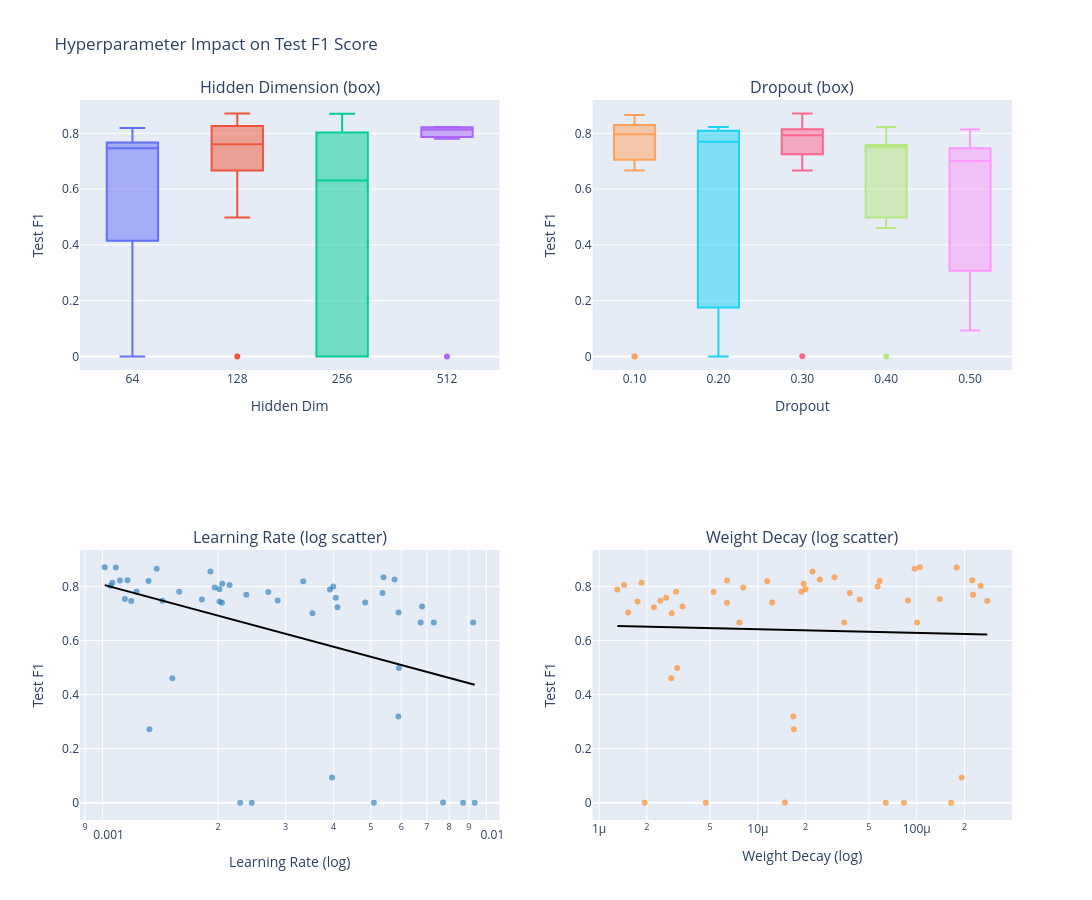

Notebook cell for this chart:
### Code cell
# Visualize hyperparameter impact
print("\n📊 Generating hyperparameter analysis visualizations...")

# 1. Impact of each hyperparameter on Test F1 (fixed for continuous params)
fig_hparam_impact = make_subplots(
    rows=2, cols=2,
    subplot_titles=(
        'Hidden Dimension (box)',
        'Dropout (box)',
        'Learning Rate (log scatter)',
        'Weight Decay (log scatter)'
    ),
    specs=[[{'type': 'box'}, {'type': 'box'}],
           [{'type': 'scatter'}, {'type': 'scatter'}]]
)

# Hidden Dimension (categorical)
for hidden_dim in sorted(hparam_df['hidden_dim'].unique()):
    data = hparam_df[hparam_df['hidden_dim'] == hidden_dim]['test_f1']
    fig_hparam_impact.add_trace(
        go.Box(y=data, name=str(hidden_dim), showlegend=False),
        row=1, col=1
    )

# Dropout (categorical)
for dropout in sorted(hparam_df['dropout'].unique()):
    data = hparam_df[hparam_df['dropout'] == dropout]['test_f1']
    fig_hparam_impact.add_trace(
        go.Box(y=data, name=f"{dropout:.2f}", showlegend=False),
        row=1, col=2
    )

# Learning Rate (continuous)
lr = hparam_df['learning_rate'].values
f1_lr = hparam_df['test_f1'].values
fig_hparam_impact.add_trace(
    go.Scatter(x=lr, y=f1_lr, mode='markers',
               marker=dict(size=6, opacity=0.6, color='#1f77b4'),
               showlegend=False),
    row=2, col=1
)
# Trendline on log10(lr)
if len(lr) > 1:
    lr_log = np.log10(lr)
    m, b = np.polyfit(lr_log, f1_lr, 1)
    lr_line = np.logspace(lr_log.min(), lr_log.max(), 100)
    f1_line = m * np.log10(lr_line) + b
    fig_hparam_impact.add_trace(
        go.Scatter(x=lr_line, y=f1_line, mode='lines',
                   line=dict(color='black', width=2),
                   showlegend=False),
        row=2, col=1
    )

# Weight Decay (continuous)
wd = hparam_df['weight_decay'].values
f1_wd = hparam_df['test_f1'].values
fig_hparam_impact.add_trace(
    go.Scatter(x=wd, y=f1_wd, mode='markers',
               marker=dict(size=6, opacity=0.6, color='#ff7f0e'),
               showlegend=False),
    row=2, col=2
)
# Trendline on log10(wd)
if len(wd) > 1:
    wd_log = np.log10(wd)
    m, b = np.polyfit(wd_log, f1_wd, 1)
    wd_line = np.logspace(wd_log.min(), wd_log.max(), 100)
    f1_line = m * np.log10(wd_line) + b
    fig_hparam_impact.add_trace(
        go.Scatter(x=wd_line, y=f1_line, mode='lines',
                   line=dict(color='black', width=2),
                   showlegend=False),
        row=2, col=2
    )

fig_hparam_impact.update_yaxes(title_text="Test F1", row=1, col=1)
fig_hparam_impact.update_yaxes(title_text="Test F1", row=1, col=2)
fig_hparam_impact.update_yaxes(title_text="Test F1", row=2, col=1)
fig_hparam_impact.update_yaxes(title_text="Test F1", row=2, col=2)
fig_hparam_impact.update_xaxes(title_text="Hidden Dim", row=1, col=1)
fig_hparam_impact.update_xaxes(title_text="Dropout", row=1, col=2)
fig_hparam_impact.update_xaxes(title_text="Learning Rate (log)", type='log', row=2, col=1)
fig_hparam_impact.update_xaxes(title_text="Weight Decay (log)", type='log', row=2, col=2)

fig_hparam_impact.update_layout(
    height=900,
    width=1500,
    title_text="Hyperparameter Impact on Test F1 Score",
    showlegend=False
)

fig_hparam_impact.write_html(str(hparam_search_dir / "hyperparameter_impact.html"))
fig_hparam_impact.show()

print("✅ Saved: hyperparameter_impact.html")

# 2. Top 10 configurations comparison
fig_top10 = go.Figure()

top_10 = hparam_df_sorted.head(10)
colors_gradient = ['#2ca02c', '#3cb043', '#4cc05a', '#5cd071', '#6ce088',
                   '#7cf09f', '#8cffb6', '#9cffcd', '#acffe4', '#bcfffb']

for idx, (_, row) in enumerate(top_10.iterrows()):
    exp_short = row['experiment'].replace('hgnn_', '')
    fig_top10.add_trace(go.Bar(
        x=['F1', 'ROC-AUC', 'Accuracy', 'Precision', 'Recall'],
        y=[row['test_f1'], row['test_roc_auc'], row['test_accuracy'],
           row['test_precision'], row['test_recall']],
        name=f"#{idx+1}: {exp_short[:30]}...",
        marker=dict(color=colors_gradient[idx])
    ))

fig_top10.update_layout(
    title="Top 10 HGNN Configurations - Test Metrics",
    barmode='group',
    height=600,
    width=1400,
    yaxis_title="Score",
    yaxis=dict(range=[0, 1]),
    legend=dict(orientation="v", x=1.01, y=1)
)

fig_top10.write_html(str(hparam_search_dir / "top10_comparison.html"))
fig_top10.show()

print("✅ Saved: top10_comparison.html")

# 3. Heatmap: Learning Rate vs Hidden Dimension (Test F1)
pivot_lr_hidden = hparam_df.pivot_table(
    values='test_f1',
    index='learning_rate',
    columns='hidden_dim',
    aggfunc='mean'
)

fig_heatmap = go.Figure(data=go.Heatmap(
    z=pivot_lr_hidden.values,
    x=[str(c) for c in pivot_lr_hidden.columns],
    y=[f"{lr:.0e}" for lr in pivot_lr_hidden.index],
    colorscale='Viridis',
    text=np.round(pivot_lr_hidden.values, 4),
    texttemplate='%{text}',
    textfont={"size": 12},
    colorbar=dict(title="Test F1")
))

fig_heatmap.update_layout(
    title="Learning Rate vs Hidden Dimension (Average Test F1)",
    xaxis_title="Hidden Dimension",
    yaxis_title="Learning Rate",
    height=500,
    width=800
)

fig_heatmap.write_html(str(hparam_search_dir / "lr_hidden_heatmap.html"))
fig_heatmap.show()

print("✅ Saved: lr_hidden_heatmap.html")

print("\n✅ All hyperparameter analysis visualizations completed!")

### Figure 1 — Plotly figure (JSON) as saved in the notebook; plotly's stock layout.template omitted (floating-point values rounded to 4 significant figures)
{"data": [{"name": "64", "showlegend": false, "type": "box", "xaxis": "x", "y": [0.7901, 0.8102, 0.78, 0.7697, 0.8191, 0.7541, 0.7516, 0.7484, 0.7041, 0.747, 0.758, 0.7406, 0.7232, 0.7264, 0.3188, 0.2715, 0.09312, 0.0, 0.0006601], "yaxis": "y"}, {"name": "128", "showlegend": false, "type": "box", "xaxis": "x", "y": [0.8711, 0.8659, 0.8555, 0.7966, 0.8343, 0.8259, 0.781, 0.789, 0.7399, 0.7446, 0.746, 0.7756, 0.7014, 0.4981, 0.6667, 0.6667, 0.6667, 0.0], "yaxis": "y"}, {"name": "256", "showlegend": false, "type": "box", "xaxis": "x", "y": [0.8705, 0.8026, 0.8003, 0.4609, 0.0, 0.0], "yaxis": "y"}, {"name": "512", "showlegend": false, "type": "box", "xaxis": "x", "y": [0.8224, 0.8227, 0.8137, 0.8199, 0.7806, 0.8058, 0.0], "yaxis": "y"}, {"name": "0.10", "showlegend": false, "type": "box", "xaxis": "x2", "y": [0.8659, 0.8555, 0.8026, 0.8343, 0.8259, 0.7806, 0.7901, 0.8058, 0.7446, 0.6667, 0.0, 0.0], "yaxis": "y2"}, {"name": "0.20", "showlegend": false, "type": "box", "xaxis": "x2", "y": [0.8227, 0.78, 0.7697, 0.8191, 0.7041, 0.0, 0.0], "yaxis": "y2"}, {"name": "0.30", "showlegend": false, "type": "box", "xaxis": "x2", "y": [0.8705, 0.8711, 0.8199, 0.7966, 0.781, 0.8102, 0.8003, 0.789, 0.7232, 0.7264, 0.6667, 0.0006601], "yaxis": "y2"}, {"name": "0.40", "showlegend": false, "type": "box", "xaxis": "x2", "y": [0.8224, 0.7541, 0.7399, 0.7516, 0.7756, 0.7484, 0.758, 0.4981, 0.4609, 0.0], "yaxis": "y2"}, {"name": "0.50", "showlegend": false, "type": "box", "xaxis": "x2", "y": [0.8137, 0.746, 0.747, 0.7014, 0.7406, 0.6667, 0.3188, 0.2715, 0.09312], "yaxis": "y2"}, {"marker": {"color": "#1f77b4", "opacity": 0.6, "size": 6}, "mode": "markers", "showlegend": false, "type": "scatter", "x": [0.001082, 0.001013, 0.001383, 0.00191, 0.00111, 0.001162, 0.00106, 0.001317, 0.001049, 0.001959, 0.005395, 0.005765, 0.001226, 0.001584, 0.002015, 0.00205, 0.003991, 0.002704, 0.002369, 0.003912, 0.003332, 0.002142, 0.001143, 0.002046, 0.002017, 0.001187, 0.001815, 0.005365, 0.002858, 0.005906, 0.001432, 0.004051, 0.003521, 0.004833, 0.004091, 0.006799, 0.005919, 0.009239, 0.007296, 0.006741, 0.00152, 0.005902, 0.001324, 0.003962, 0.009324, 0.0087, 0.002447, 0.005092, 0.002283, 0.007713], "xaxis": "x3", "y": [0.8705, 0.8711, 0.8659, 0.8555, 0.8224, 0.8227, 0.8137, 0.8199, 0.8026, 0.7966, 0.8343, 0.8259, 0.781, 0.7806, 0.7901, 0.8102, 0.8003, 0.78, 0.7697, 0.789, 0.8191, 0.8058, 0.7541, 0.7399, 0.7446, 0.746, 0.7516, 0.7756, 0.7484, 0.7041, 0.747, 0.758, 0.7014, 0.7406, 0.7232, 0.7264, 0.4981, 0.6667, 0.6667, 0.6667, 0.4609, 0.3188, 0.2715, 0.09312, 0.0, 0.0, 0.0, 0.0, 0.0, 0.0006601], "yaxis": "y3"}, {"line": {"color": "black", "width": 2}, "mode": "lines", "showlegend": false, "type": "scatter", "x": [0.001013, 0.001036, 0.001059, 0.001083, 0.001108, 0.001133, 0.001159, 0.001185, 0.001212, 0.001239, 0.001267, 0.001296, 0.001325, 0.001356, 0.001386, 0.001418, 0.00145, 0.001483, 0.001516, 0.001551, 0.001586, 0.001622, 0.001659, 0.001696, 0.001735, 0.001774, 0.001814, 0.001855, 0.001898, 0.001941, 0.001985, 0.00203, 0.002076, 0.002123, 0.002171, 0.00222, 0.00227, 0.002322, 0.002374, 0.002428, 0.002483, 0.00254, 0.002597, 0.002656, 0.002716, 0.002778, 0.002841, 0.002905, 0.002971, 0.003039, 0.003108, 0.003178, 0.00325, 0.003324, 0.003399, 0.003476, 0.003555, 0.003636, 0.003718, 0.003802, 0.003889, 0.003977, 0.004067, 0.004159, 0.004254, 0.00435, 0.004449, 0.00455, 0.004653, 0.004758, 0.004866, 0.004976, 0.005089, 0.005205, 0.005323, 0.005443, 0.005567, 0.005693, 0.005822, 0.005954, 0.006089, 0.006227, 0.006369, 0.006513, 0.006661, 0.006812, 0.006966, 0.007124, 0.007286, 0.007451, 0.00762, 0.007793, 0.007969, 0.00815, 0.008335, 0.008524, 0.008717, 0.008915, 0.009117, 0.009324], "xaxis": "x3", "y": [0.805, 0.8013, 0.7976, 0.7938, 0.7901, 0.7864, 0.7827, 0.779, 0.7752, 0.7715, 0.7678, 0.7641, 0.7603, 0.7566, 0.7529, 0.7492, 0.7454, 0.7417, 0.738, 0.7343, 0.7305, 0.7268, 0.7231, 0.7194, 0.7157, 0.7119, 0.7082, 0.7045, 0.7008, 0.697, 0.6933, 0.6896, 0.6859, 0.6821, 0.6784, 0.6747, 0.671, 0.6673, 0.6635, 0.6598, 0.6561, 0.6524, 0.6486, 0.6449, 0.6412, 0.6375, 0.6337, 0.63, 0.6263, 0.6226, 0.6188, 0.6151, 0.6114, 0.6077, 0.604, 0.6002, 0.5965, 0.5928, 0.5891, 0.5853, 0.5816, 0.5779, 0.5742, 0.5704, 0.5667, 0.563, 0.5593, 0.5555, 0.5518, 0.5481, 0.5444, 0.5407, 0.5369, 0.5332, 0.5295, 0.5258, 0.522, 0.5183, 0.5146, 0.5109, 0.5071, 0.5034, 0.4997, 0.496, 0.4923, 0.4885, 0.4848, 0.4811, 0.4774, 0.4736, 0.4699, 0.4662, 0.4625, 0.4587, 0.455, 0.4513, 0.4476, 0.4438, 0.4401, 0.4364], "yaxis": "y3"}, {"marker": {"color": "#ff7f0e", "opacity": 0.6, "size": 6}, "mode": "markers", "showlegend": false, "type": "scatter", "x": [0.0001789, 0.0001047, 9.708e-05, 2.21e-05, 6.396e-06, 0.0002241, 1.85e-06, 5.845e-05, 0.0002527, 8.082e-06, 3.041e-05, 2.457e-05, 3.058e-06, 1.879e-05, 1.995e-05, 1.942e-05, 5.675e-05, 5.265e-06, 0.0002265, 1.303e-06, 1.146e-05, 1.437e-06, 0.0001398, 6.39e-06, 1.746e-06, 0.0002784, 4.377e-05, 3.796e-05, 8.81e-05, 1.526e-06, 2.435e-06, 2.645e-06, 2.87e-06, 1.231e-05, 2.216e-06, 3.357e-06, 3.106e-06, 0.0001006, 3.499e-05, 7.651e-06, 2.847e-06, 1.672e-05, 1.685e-05, 0.0001921, 8.32e-05, 0.0001647, 4.701e-06, 6.395e-05, 1.937e-06, 1.478e-05], "xaxis": "x4", "y": [0.8705, 0.8711, 0.8659, 0.8555, 0.8224, 0.8227, 0.8137, 0.8199, 0.8026, 0.7966, 0.8343, 0.8259, 0.781, 0.7806, 0.7901, 0.8102, 0.8003, 0.78, 0.7697, 0.789, 0.8191, 0.8058, 0.7541, 0.7399, 0.7446, 0.746, 0.7516, 0.7756, 0.7484, 0.7041, 0.747, 0.758, 0.7014, 0.7406, 0.7232, 0.7264, 0.4981, 0.6667, 0.6667, 0.6667, 0.4609, 0.3188, 0.2715, 0.09312, 0.0, 0.0, 0.0, 0.0, 0.0, 0.0006601], "yaxis": "y4"}, {"line": {"color": "black", "width": 2}, "mode": "lines", "showlegend": false, "type": "scatter", "x": [1.303e-06, 1.376e-06, 1.453e-06, 1.533e-06, 1.619e-06, 1.709e-06, 1.804e-06, 1.904e-06, 2.011e-06, 2.122e-06, 2.241e-06, 2.365e-06, 2.497e-06, 2.636e-06, 2.783e-06, 2.938e-06, 3.101e-06, 3.274e-06, 3.456e-06, 3.649e-06, 3.852e-06, 4.066e-06, 4.293e-06, 4.532e-06, 4.784e-06, 5.051e-06, 5.332e-06, 5.629e-06, 5.942e-06, 6.273e-06, 6.622e-06, 6.991e-06, 7.38e-06, 7.791e-06, 8.225e-06, 8.683e-06, 9.166e-06, 9.676e-06, 1.022e-05, 1.078e-05, 1.138e-05, 1.202e-05, 1.269e-05, 1.339e-05, 1.414e-05, 1.493e-05, 1.576e-05, 1.664e-05, 1.756e-05, 1.854e-05, 1.957e-05, 2.066e-05, 2.181e-05, 2.303e-05, 2.431e-05, 2.566e-05, 2.709e-05, 2.86e-05, 3.019e-05, 3.187e-05, 3.365e-05, 3.552e-05, 3.75e-05, 3.958e-05, 4.179e-05, 4.411e-05, 4.657e-05, 4.916e-05, 5.19e-05, 5.479e-05, 5.784e-05, 6.106e-05, 6.446e-05, 6.805e-05, 7.184e-05, 7.584e-05, 8.006e-05, 8.452e-05, 8.922e-05, 9.419e-05, 9.944e-05, 0.000105, 0.0001108, 0.000117, 0.0001235, 0.0001304, 0.0001376, 0.0001453, 0.0001534, 0.0001619, 0.0001709, 0.0001805, 0.0001905, 0.0002011, 0.0002123, 0.0002241, 0.0002366, 0.0002498, 0.0002637, 0.0002784], "xaxis": "x4", "y": [0.6536, 0.6533, 0.653, 0.6527, 0.6523, 0.652, 0.6517, 0.6514, 0.6511, 0.6508, 0.6505, 0.6501, 0.6498, 0.6495, 0.6492, 0.6489, 0.6486, 0.6483, 0.6479, 0.6476, 0.6473, 0.647, 0.6467, 0.6464, 0.6461, 0.6457, 0.6454, 0.6451, 0.6448, 0.6445, 0.6442, 0.6439, 0.6435, 0.6432, 0.6429, 0.6426, 0.6423, 0.642, 0.6417, 0.6414, 0.641, 0.6407, 0.6404, 0.6401, 0.6398, 0.6395, 0.6392, 0.6388, 0.6385, 0.6382, 0.6379, 0.6376, 0.6373, 0.637, 0.6366, 0.6363, 0.636, 0.6357, 0.6354, 0.6351, 0.6348, 0.6344, 0.6341, 0.6338, 0.6335, 0.6332, 0.6329, 0.6326, 0.6322, 0.6319, 0.6316, 0.6313, 0.631, 0.6307, 0.6304, 0.6301, 0.6297, 0.6294, 0.6291, 0.6288, 0.6285, 0.6282, 0.6279, 0.6275, 0.6272, 0.6269, 0.6266, 0.6263, 0.626, 0.6257, 0.6253, 0.625, 0.6247, 0.6244, 0.6241, 0.6238, 0.6235, 0.6231, 0.6228, 0.6225], "yaxis": "y4"}], "layout": {"annotations": [{"font": {"size": 16}, "showarrow": false, "text": "Hidden Dimension (box)", "x": 0.225, "xanchor": "center", "xref": "paper", "y": 1, "yanchor": "bottom", "yref": "paper"}, {"font": {"size": 16}, "showarrow": false, "text": "Dropout (box)", "x": 0.775, "xanchor": "center", "xref": "paper", "y": 1, "yanchor": "bottom", "yref": "paper"}, {"font": {"size": 16}, "showarrow": false, "text": "Learning Rate (log scatter)", "x": 0.225, "xanchor": "center", "xref": "paper", "y": 0.375, "yanchor": "bottom", "yref": "paper"}, {"font": {"size": 16}, "showarrow": false, "text": "Weight Decay (log scatter)", "x": 0.775, "xanchor": "center", "xref": "paper", "y": 0.375, "yanchor": "bottom", "yref": "paper"}], "height": 900, "showlegend": false, "title": {"text": "Hyperparameter Impact on Test F1 Score"}, "width": 1500, "xaxis": {"anchor": "y", "domain": [0, 0.45], "title": {"text": "Hidden Dim"}}, "xaxis2": {"anchor": "y2", "domain": [0.55, 1], "title": {"text": "Dropout"}}, "xaxis3": {"anchor": "y3", "domain": [0, 0.45], "title": {"text": "Learning Rate (log)"}, "type": "log"}, "xaxis4": {"anchor": "y4", "domain": [0.55, 1], "title": {"text": "Weight Decay (log)"}, "type": "log"}, "yaxis": {"anchor": "x", "domain": [0.625, 1], "title": {"text": "Test F1"}}, "yaxis2": {"anchor": "x2", "domain": [0.625, 1], "title": {"text": "Test F1"}}, "yaxis3": {"anchor": "x3", "domain": [0, 0.375], "title": {"text": "Test F1"}}, "yaxis4": {"anchor": "x4", "domain": [0, 0.375], "title": {"text": "Test F1"}}}}
